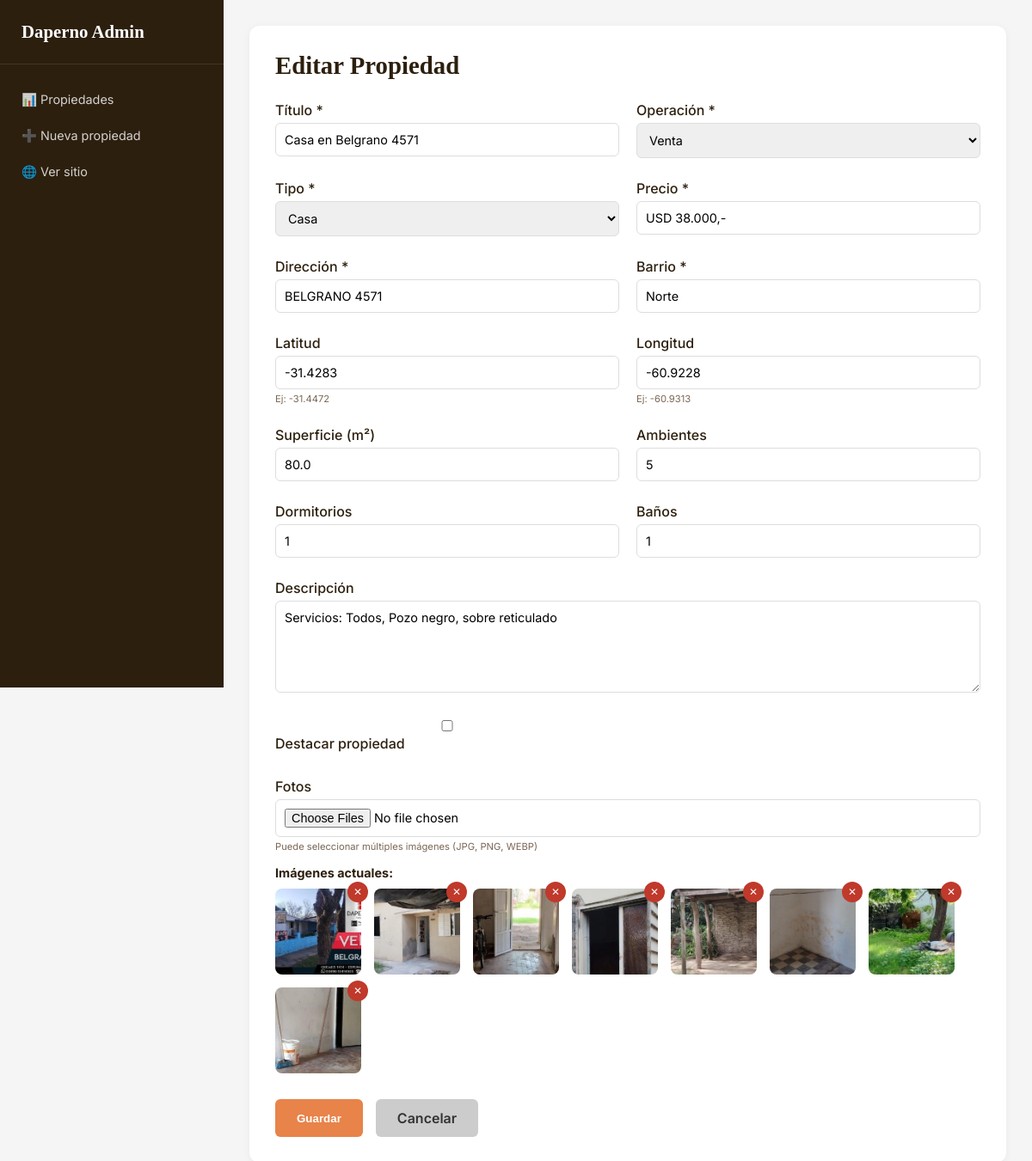
/admin/editar/1, run on the app's committed database.
### models.py (models this page shows, shortened)
class Propiedad(db.Model):
    __tablename__ = 'propiedades'
    id = db.Column(db.Integer, primary_key=True)
    titulo = db.Column(db.String(200), nullable=False)
    operacion = db.Column(db.String(20), nullable=False)
    tipo = db.Column(db.String(50), nullable=False)
    precio = db.Column(db.String(100), nullable=False)
    direccion = db.Column(db.String(200), nullable=False)
    barrio = db.Column(db.String(100), nullable=False)
    latitud = db.Column(db.Float, default=0)
    longitud = db.Column(db.Float, default=0)
    superficie = db.Column(db.Float, default=0)
    ambientes = db.Column(db.Integer, default=0)
    dormitorios = db.Column(db.Integer, default=0)
    banos = db.Column(db.Integer, default=0)
    descripcion = db.Column(db.Text, default='')
    destacado = db.Column(db.Boolean, default=False)
    activo = db.Column(db.Boolean, default=True)
    fecha_creacion = db.Column(db.DateTime, default=datetime.utcnow)
    imagenes = db.relationship('ImagenPropiedad', backref='propiedad', lazy=True, cascade='all, delete-orphan')

class ImagenPropiedad(db.Model):
    __tablename__ = 'imagenes_propiedad'
    id = db.Column(db.Integer, primary_key=True)
    propiedad_id = db.Column(db.Integer, db.ForeignKey('propiedades.id'), nullable=False)
    url = db.Column(db.String(500), nullable=False)
    orden = db.Column(db.Integer, default=0)

### app.py (the view, shortened to what this page needs)
@app.route('/admin/editar/<int:id>', methods=['GET', 'POST'])
def admin_editar(id):
    propiedad = Propiedad.query.get_or_404(id)
    return render_template('admin/propiedad_form.html', propiedad=propiedad)

### templates/admin/propiedad_form.html (shortened to what this page needs)
{% extends "admin/admin_layout.html" %}
{% block admin_content %}
<div class="form-container">
    <h1>{{ 'Editar' if propiedad else 'Nueva' }} Propiedad</h1>
    <form method="POST" enctype="multipart/form-data">
        <div class="form-grid">
            <div class="form-group">
                <label>Título *</label>
                <input type="text" name="titulo" value="{{ propiedad.titulo if propiedad }}" required>
            </div>
            <div class="form-group">
                <label>Operación *</label>
                <select name="operacion" required>
                    <option value="venta" {{ 'selected' if propiedad and propiedad.operacion == 'venta' }}>Venta</option>
                </select>
            </div>
            <div class="form-group">
                <label>Tipo *</label>
                <select name="tipo" required>
                    <option value="Casa" {{ 'selected' if propiedad and propiedad.tipo == 'Casa' }}>Casa</option>
                </select>
            </div>
            <div class="form-group">
                <label>Precio *</label>
                <input type="text" name="precio" value="{{ propiedad.precio if propiedad }}" placeholder="USD 50.000 o $250.000/mes" required>
            </div>
            <div class="form-group">
                <label>Dirección *</label>
                <input type="text" name="direccion" value="{{ propiedad.direccion if propiedad }}" required>
            </div>
            <div class="form-group">
                <label>Barrio *</label>
                <input type="text" name="barrio" value="{{ propiedad.barrio if propiedad }}" required>
            </div>
            <div class="form-group">
                <label>Latitud</label>
                <input type="number" step="any" name="latitud" value="{{ propiedad.latitud if propiedad else -31.4472 }}">
                <small>Ej: -31.4472</small>
            </div>
            <div class="form-group">
                <label>Longitud</label>
                <input type="number" step="any" name="longitud" value="{{ propiedad.longitud if propiedad else -60.9313 }}">
                <small>Ej: -60.9313</small>
            </div>
            <div class="form-group">
                <label>Superficie (m²)</label>
                <input type="number" step="any" name="superficie" value="{{ propiedad.superficie if propiedad else 0 }}">
            </div>
            <div class="form-group">
                <label>Ambientes</label>
                <input type="number" name="ambientes" value="{{ propiedad.ambientes if propiedad else 0 }}">
            </div>
            <div class="form-group">
                <label>Dormitorios</label>
                <input type="number" name="dormitorios" value="{{ propiedad.dormitorios if propiedad else 0 }}">
            </div>
            <div class="form-group">
                <label>Baños</label>
                <input type="number" name="banos" value="{{ propiedad.banos if propiedad else 0 }}">
            </div>
            <div class="form-group full-width">
                <label>Descripción</label>
                <textarea name="descripcion" rows="5">{{ propiedad.descripcion if propiedad }}</textarea>
            </div>
            <div class="form-group">
                <label>
                    <input type="checkbox" name="destacado" {{ 'checked' if propiedad and propiedad.destacado }}>
                    Destacar propiedad
                </label>
            </div>
            <div class="form-group full-width">
                <label>Fotos</label>
                <input type="file" name="fotos" multiple accept="image/*">
                <small>Puede seleccionar múltiples imágenes (JPG, PNG, WEBP)</small>
                {% if propiedad and propiedad.imagenes %}
                <div class="imagenes-actuales">
                    <h4>Imágenes actuales:</h4>
                    <div class="imagenes-grid">
                        {% for img in propiedad.imagenes %}
                        <div class="imagen-item" data-id="{{ img.id }}">
                            <img src="{{ img.url }}" alt="Imagen">
                            <button type="button" class="btn-remove-img" data-id="{{ img.id }}">✕</button>
                        </div>
                        {% endfor %}
                    </div>
                </div>
                {% endif %}
            </div>
        </div>
        <div class="form-actions">
            <button type="submit" class="btn-guardar">Guardar</button>
            <a href="{{ url_for('admin_dashboard') }}" class="btn-cancelar">Cancelar</a>
        </div>
    </form>
</div>
{% endblock %}

### static/css/admin.css (style rules this page uses)
* { margin: 0; padding: 0; box-sizing: border-box; }
:root { --orange: #E8834A; --orange-dark: #C85D2A; --text: #2C1F0E; --soft: #7A6655; --gray-light: #F0EBE3; --white: #FFFFFF; --success: #1B7B4B; --danger: #c0392b; }
body { font-family: 'Inter', sans-serif; background: #f5f5f5; }
.form-container { background: white; padding: 30px; border-radius: 12px; box-shadow: 0 2px 10px rgba(0, 0, 0, .05); }
.form-container h1 { font-family: 'Playfair Display', serif; font-size: 1.8rem; color: var(--text); margin-bottom: 20px; }
.form-grid { display: grid; grid-template-columns: repeat(2, 1fr); gap: 20px; margin: 25px 0; }
.form-group { margin-bottom: 5px; }
.form-group.full-width { grid-column: span 2; }
.form-group label { display: block; margin-bottom: 5px; font-weight: 500; color: var(--text); }
.form-group input, .form-group select, .form-group textarea { width: 100%; padding: 10px; border: 1px solid #ddd; border-radius: 6px; font-family: 'Inter', sans-serif; font-size: 0.9rem; }
.form-group small { font-size: 0.7rem; color: var(--soft); display: block; margin-top: 4px; }
.form-actions { display: flex; gap: 15px; margin-top: 20px; }
.btn-guardar { background: var(--orange); color: white; padding: 12px 25px; border: none; border-radius: 6px; cursor: pointer; font-weight: 600; transition: background .2s; }
.btn-cancelar { background: #ccc; color: #333; padding: 12px 25px; text-decoration: none; border-radius: 6px; font-weight: 600; text-align: center; }
.imagenes-actuales { margin-top: 15px; }
.imagenes-actuales h4 { font-size: 0.9rem; margin-bottom: 10px; color: var(--text); }
.imagenes-grid { display: flex; gap: 15px; flex-wrap: wrap; }
.imagen-item { position: relative; width: 100px; height: 100px; }
.imagen-item img { width: 100%; height: 100%; object-fit: cover; border-radius: 8px; }
.btn-remove-img { position: absolute; top: -8px; right: -8px; background: var(--danger); color: white; border: none; width: 24px; height: 24px; border-radius: 50%; cursor: pointer; font-size: 12px; display: flex; align-items: center; justify-content: center; }

### data on the page
Propiedad: titulo "Casa en Belgrano 4571", precio "USD 38.000,-", direccion "BELGRANO 4571", barrio "Norte", latitud "-31.4283", longitud "-60.9228", superficie "80.0", ambientes "5", dormitorios "1", banos "1", descripcion "Servicios: Todos, Pozo negro, sobre reticulado"
ImagenPropiedad: url (picture)
ImagenPropiedad: url (picture)
ImagenPropiedad: url (picture)
ImagenPropiedad: url (picture)
ImagenPropiedad: url (picture)
ImagenPropiedad: url (picture)
ImagenPropiedad: url (picture)
ImagenPropiedad: url (picture)

### other printed values
{{ 'Editar' if propiedad else 'Nueva' }} "Editar"
